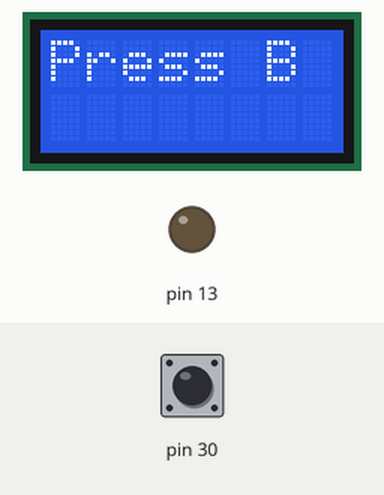
Recording of a sketch running on a simulated Arduino Leonardo, built with avr-gcc and run on an emulated ATmega32U4. On the bench: 8×2 character LCD, output pins drawn as LEDs (lit = HIGH). Inputs (shaded band) come from the test bench; at power-on: pin 30 HIGH.

Above: at 0.8 s.
0.9 s: pin 30 pulled LOW for 0.15 s
At 1.4 s:
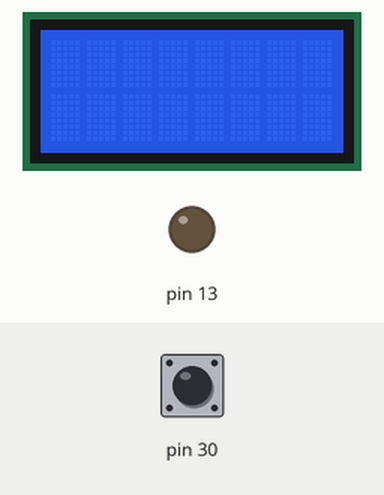
2.5 s: pin 30 pulled LOW for 1 s
At 2.9 s:
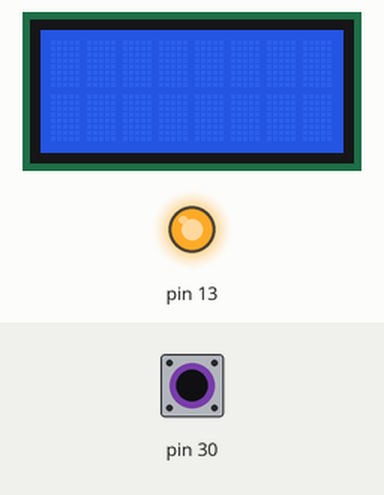
5.0 s: pin 30 pulled LOW for 3.2 s
At 9.6 s:
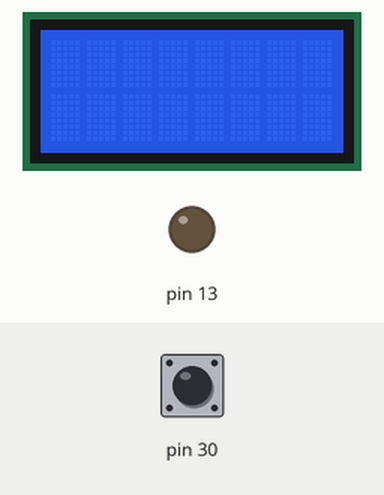
Timing chart, 0 to 11.1 s (numbered marks = the images above; inputs shaded):
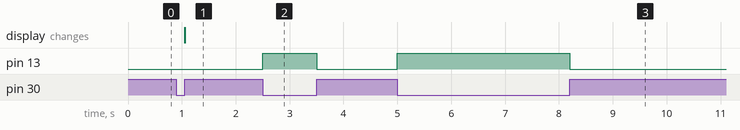

Measured:
- after the input at 0.9 s, the display: changes after 0.16 s (image 1)
- after the input at 2.5 s, pin 13: LOW → HIGH at once, → LOW 1.0 s later
- after the input at 5.0 s, pin 13: LOW → HIGH at once, → LOW 3.2 s later

The sketch:

lesson01.ino
```cpp
/* This lesson will teach you how to interface with
the pushbuttons on the Zumo.*/

#include <Wire.h>
#include <Zumo32U4.h>

Zumo32U4ButtonB buttonB;
Zumo32U4LCD lcd;

void setup()
{
  lcd.clear();
  lcd.print(F("Press B"));

  /* Use the waitForButton() function, which blocks and
   * doesn't return until a button press and release are
   * detected. */
  buttonB.waitForButton();

  lcd.clear();
}

void loop()
{
  /* Directly read the state of the button with the
   * isPressed() function. */
  if (buttonB.isPressed())
  {
    // Whenever the button is pressed, turn on the yellow LED.
    ledYellow(1);
  }
  else
  {
    // Whenever the button is not pressed, turn off the yellow
    // LED.
    ledYellow(0);
  }

}
```
